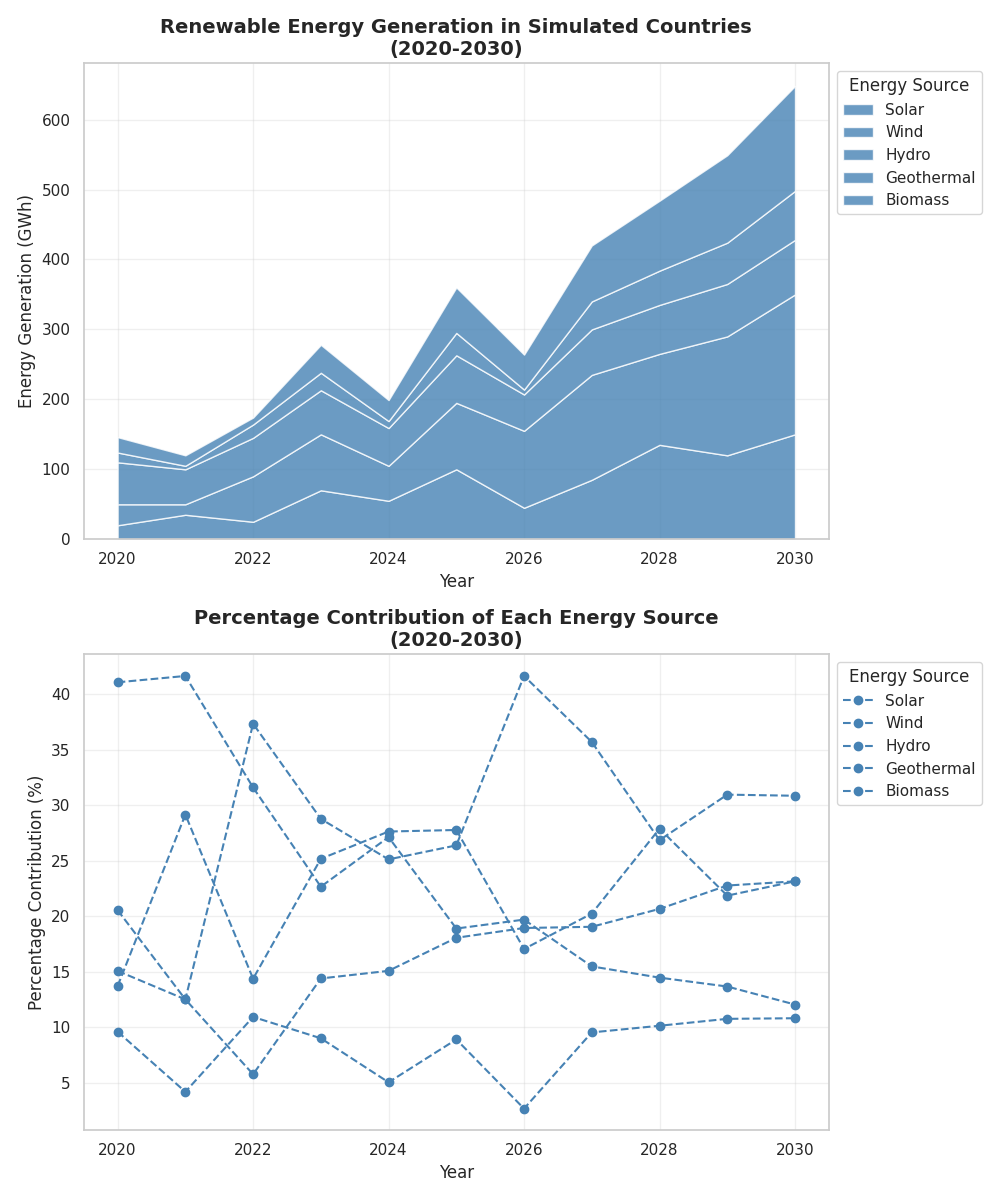

Generate this figure with Python:
import matplotlib.pyplot as plt
import numpy as np

years = np.arange(2020, 2031)

solaria_energy = [20, 35, 25, 70, 55, 100, 45, 85, 135, 120, 150]
windlandia_energy = [30, 15, 65, 80, 50, 95, 110, 150, 130, 170, 200]
hydrovia_energy = [60, 50, 55, 63, 54, 68, 52, 65, 70, 75, 78]
geothermalia_energy = [14, 5, 19, 25, 10, 32, 7, 40, 49, 59, 70]
biomassia_energy = [22, 15, 10, 40, 30, 65, 50, 80, 100, 125, 150]

energy_sources = np.array([solaria_energy, windlandia_energy, hydrovia_energy, geothermalia_energy, biomassia_energy])
total_energy_per_year = energy_sources.sum(axis=0)
percentage_contributions = (energy_sources / total_energy_per_year) * 100

fig, axes = plt.subplots(nrows=2, ncols=1, figsize=(10, 12))

# Apply a single color for all data groups using 'steelblue'
axes[0].stackplot(years, energy_sources, labels=['Solar', 'Wind', 'Hydro', 'Geothermal', 'Biomass'],
                  colors=['steelblue', 'steelblue', 'steelblue', 'steelblue', 'steelblue'], alpha=0.8)
axes[0].set_title("Renewable Energy Generation in Simulated Countries\n(2020-2030)", fontsize=14, fontweight='bold')
axes[0].set_xlabel("Year", fontsize=12)
axes[0].set_ylabel("Energy Generation (GWh)", fontsize=12)
axes[0].legend(loc='upper left', bbox_to_anchor=(1, 1), title='Energy Source')
axes[0].grid(alpha=0.3)

for i, energy_source in enumerate(['Solar', 'Wind', 'Hydro', 'Geothermal', 'Biomass']):
    # Use the same single color 'steelblue' for all lines
    axes[1].plot(years, percentage_contributions[i], label=energy_source,
                 color='steelblue', linestyle='--', marker='o', linewidth=1.5)
axes[1].set_title("Percentage Contribution of Each Energy Source\n(2020-2030)", fontsize=14, fontweight='bold')
axes[1].set_xlabel("Year", fontsize=12)
axes[1].set_ylabel("Percentage Contribution (%)", fontsize=12)
axes[1].legend(loc='upper left', bbox_to_anchor=(1, 1), title='Energy Source')
axes[1].grid(alpha=0.3)

plt.tight_layout()
plt.show()
